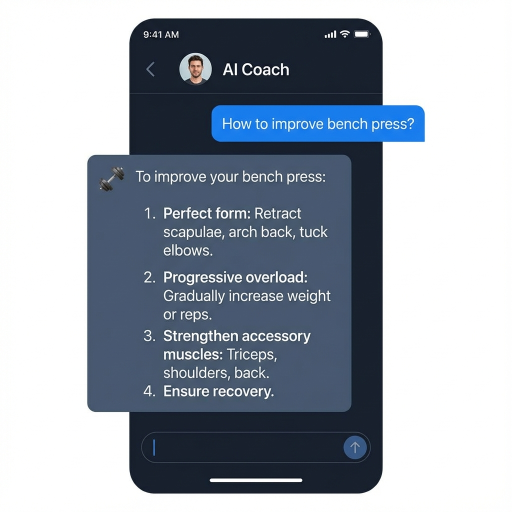
#> input picture screenshots/screenshot_chat_1767280115034.png, 1024 x 1024 px, found by its file name (shown at 1/2 size); its folder holds only this picture in this run
$ python fix_screenshots.py
#> lines starting #> are read from the running program, lines starting #| are printed output that depends on the picture
import os
from PIL import Image

folder = r"c:\Users\matha\OneDrive\Pictures\Desktop\fitness\screenshots"
output_folder = r"c:\Users\matha\OneDrive\Pictures\Desktop\fitness\screenshots\fixed"

if not os.path.exists(output_folder):
    os.makedirs(output_folder)

files = [f for f in os.listdir(folder) if f.endswith('.png')]

print(f"Found {len(files)} images to fix...")

for f in files:
    try:
        path = os.path.join(folder, f)
        img = Image.open(path)
#> img is the input picture: PIL image 1024x1024 RGB; mean R, G, B 155.5, 163.9, 174.9

        # Target 1080x1920 (9:16)
        target_w, target_h = 1080, 1920
        new_img = Image.new("RGB", (target_w, target_h), (18, 18, 24)) # Dark background matching app theme
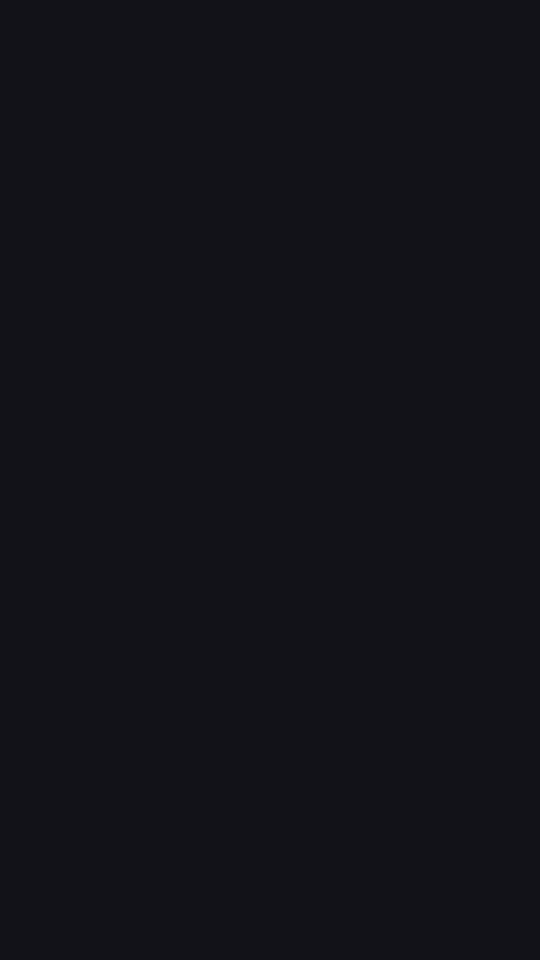
#> new_img: PIL image 1080x1920 RGB (shown at 1/2 size); mean R, G, B 18, 18, 24

        # Resize input to fit width (1080)
        # Input is 1024x1024. Resize to 1080x1080
        img_resized = img.resize((1080, 1080), Image.Resampling.LANCZOS)
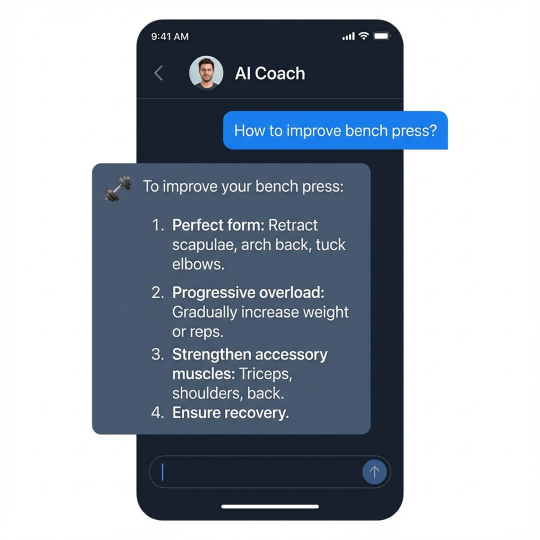
#> img_resized: PIL image 1080x1080 RGB (shown at 1/2 size); mean R, G, B 155.5, 163.9, 174.9

        # Paste in center
        y_pos = (target_h - 1080) // 2
        new_img.paste(img_resized, (0, y_pos))
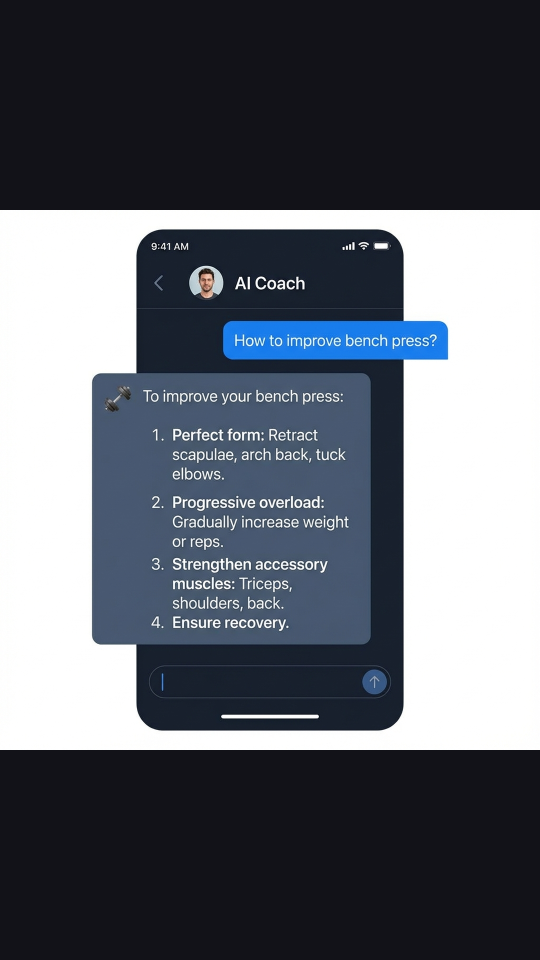
#> new_img: PIL image 1080x1920 RGB (shown at 1/2 size); mean R, G, B 95.4, 100, 108.9

        output_path = os.path.join(output_folder, f)
        new_img.save(output_path)
        print(f"Fixed: {f}")
    except Exception as e:
        print(f"Failed {f}: {e}")

print("All Done.")
